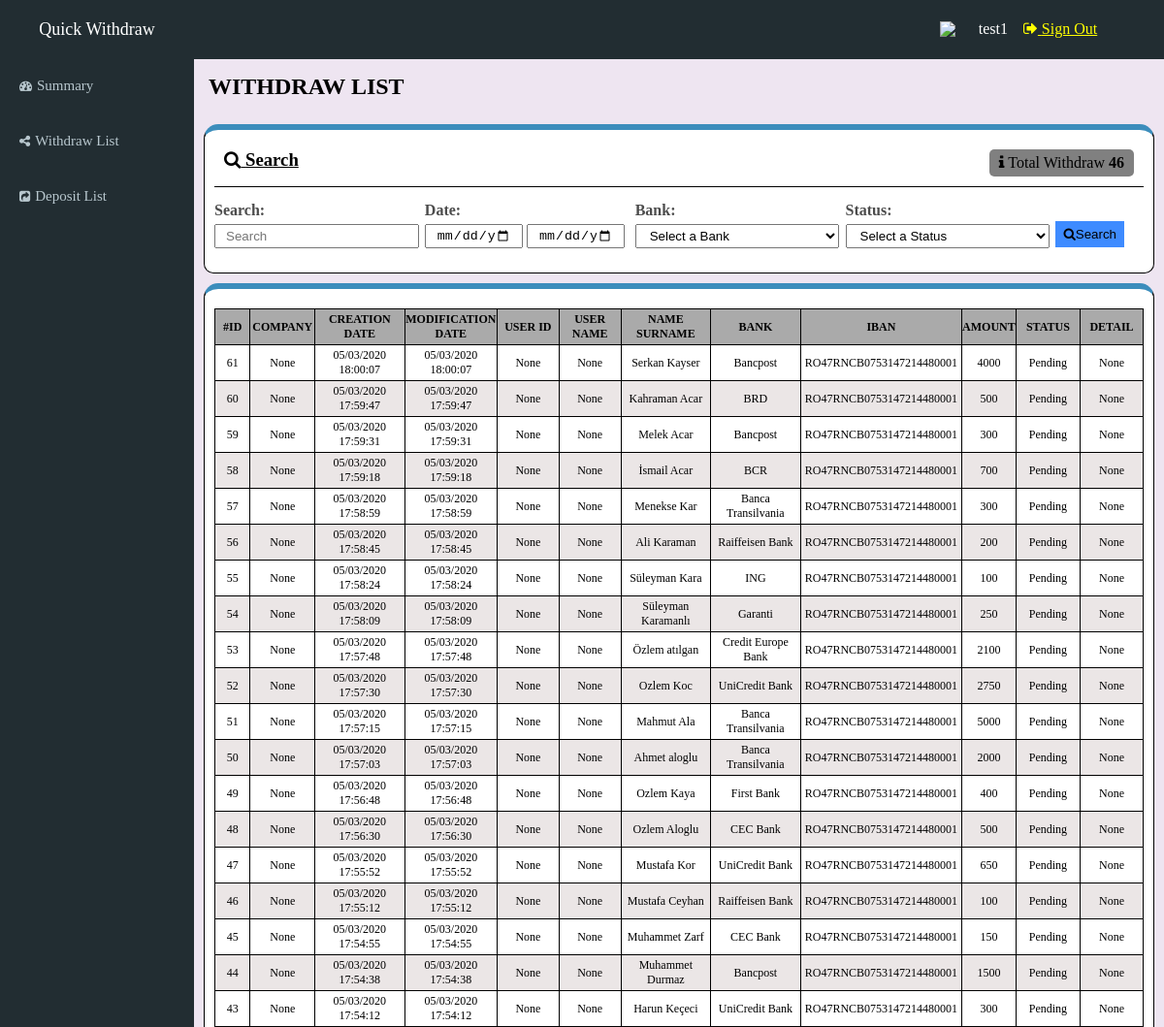
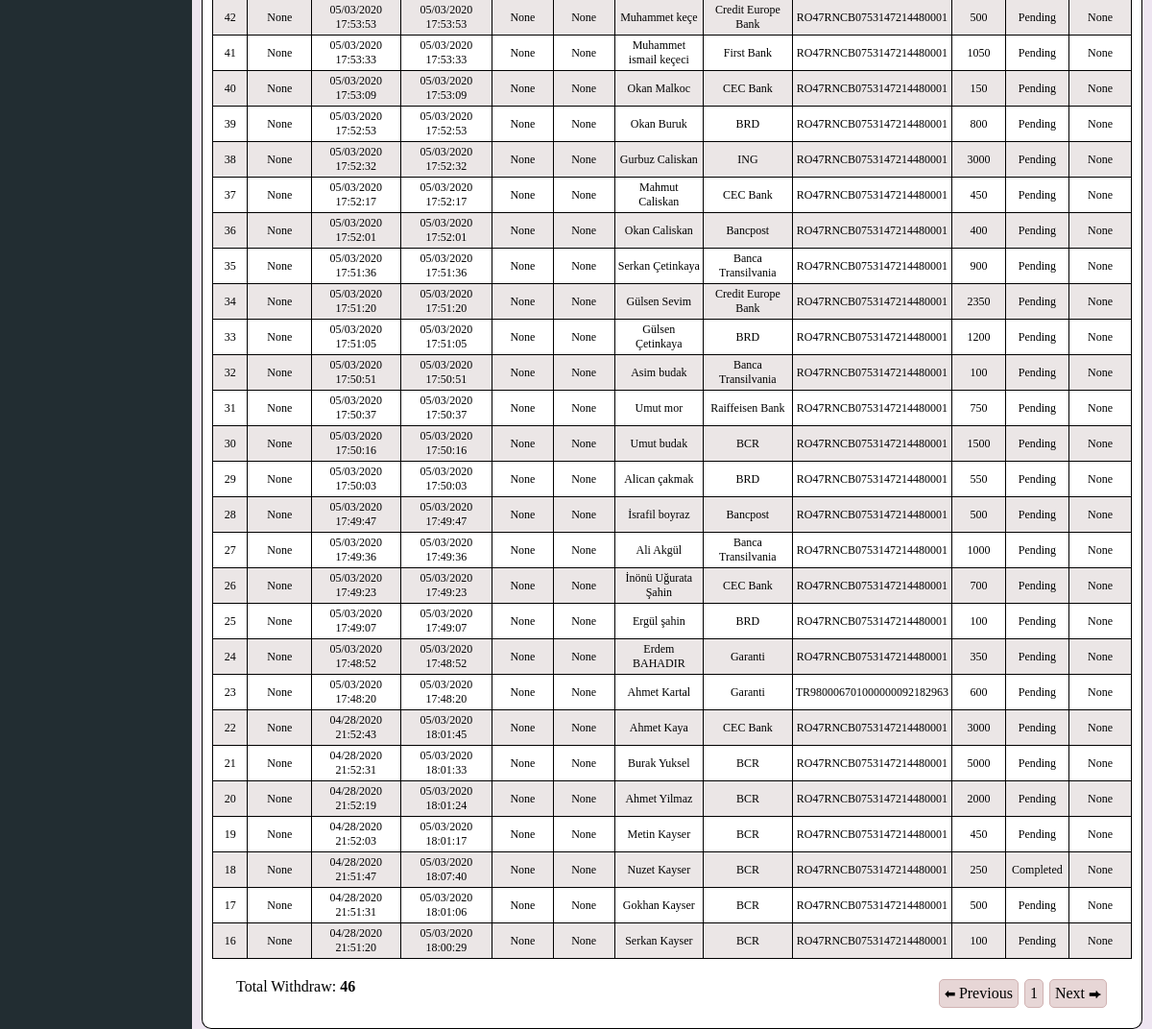
The page /wd_list/ (signed in) on the database as committed earlier (2 pictures, top to bottom).
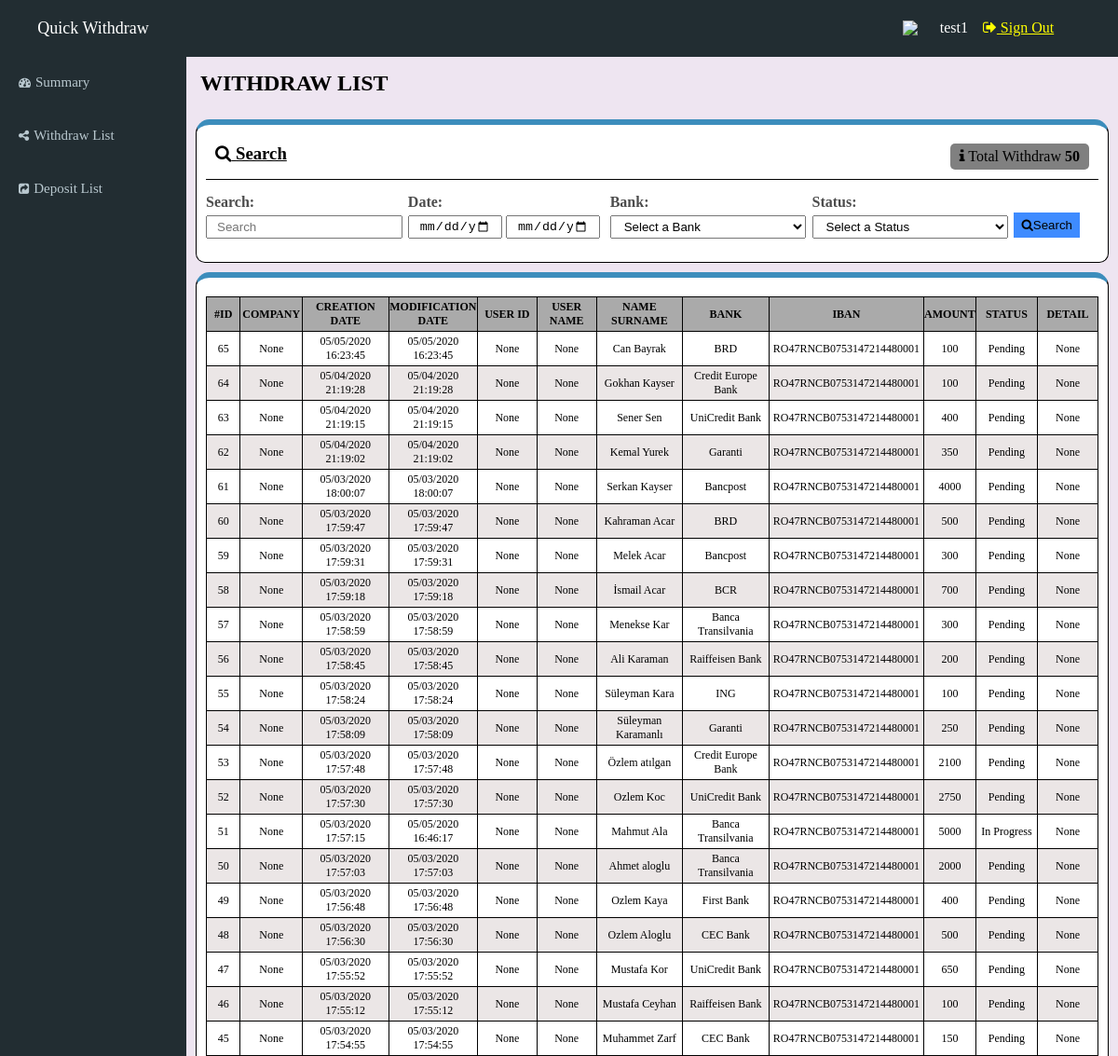
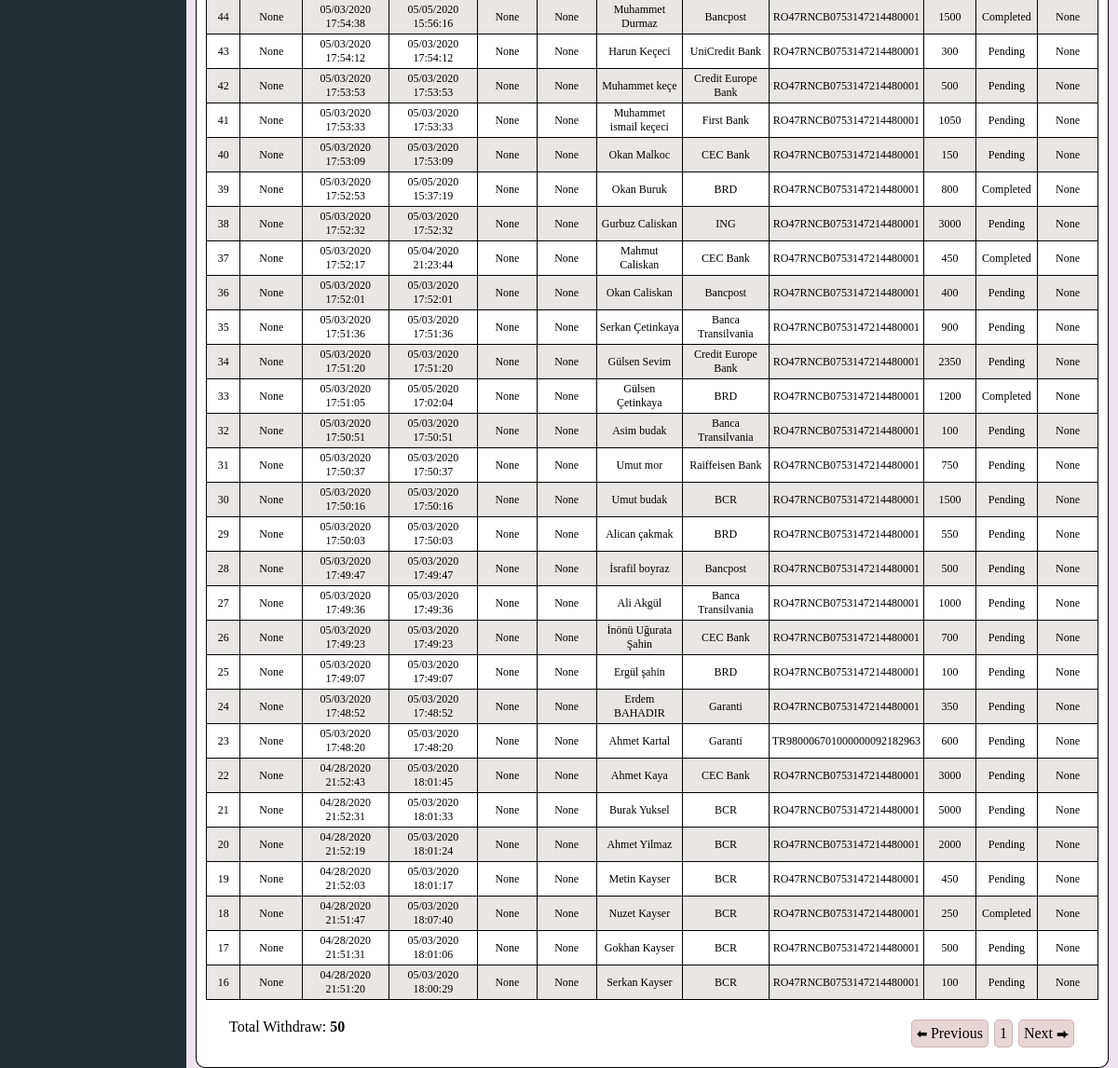
The same page on the database as committed later (2 pictures, top to bottom).
### first_app/models.py (models this page shows, shortened)
class Witdrawal_Form(models.Model):
    id = models.AutoField(unique=True, primary_key=True)
    name = models.CharField(max_length=264)
    all_bank_name = (
        ('Banca Transilvania', 'Banca Transilvania'),
        ('Bancpost', 'Bancpost'),
        ('BCR', 'BCR'),
        ('BRD', 'BRD'),
        ('CEC Bank', 'CEC Bank'),
        ('Credit Europe Bank', 'Credit Europe Bank'),
        ('First Bank', 'First Bank'),
        ('Garanti', 'Garanti'),
        ('ING', 'ING'),
        ('UniCredit Bank', 'UniCredit Bank'),
        ('Raiffeisen Bank', 'Raiffeisen Bank'),
    )
    bank_name = models.CharField(max_length=50, default='' ,choices=all_bank_name)
    iban = models.CharField(max_length=26)
    amount = models.IntegerField()
    all_status = (
        ('Pending', 'Pending'),
        ('In Progress', 'In Progress'),
        ('Completed', 'Completed'),
        ('Rejected', 'Rejected'),
    )
    status = models.CharField(max_length=15, default='Pending', choices=all_status)
    created_date = models.DateTimeField(default=now,editable=False)
    modified_date = models.DateTimeField(auto_now=True)

### first_app/views.py (the view)
# urls.py: path('wd_list/', views.wd_list_pg, name='wd_list'),
@login_required
def wd_list_pg(request):
    withdraw_list = Witdrawal_Form.objects.order_by('-id')
    counter = 0
    for wd in withdraw_list:
        counter += 1
    my_context = {
        'Witdrawal_Form': withdraw_list,
        'Sum': counter,
    }
    return render(request, 'first_app/wd_list_pg.html', context=my_context)

### templates/first_app/wd_list_pg.html (shortened to what this page needs)
{% extends 'first_app/base.html' %}
{% block content %}
<section class="content">
    <h2>WITHDRAW LIST</h2>
    <div class="divSearch">
        <div class="divSearch1-1">
            <h3 class="search_bar"><i class="fa fa-search"></i> Search</h3>
            <p><i class="fa fa-info"></i> Total Withdraw
              <span class="total">
                {{ Sum }}
              </span></p>
        </div>
        <form class="divSearch1-2" action="{% url 'search_wd' %}" method="get">
            <div class="search1">
                <label for="">Search:</label>
                <input type="text" placeholder="Search" name="q">
            </div>
            <div class="search2">
                <label for="">Date:</label>
                    <div class="searchDate">
                    <input type="date" name="q1">
                    <input type="date" name="q2">
                </div>
            </div>
            <div class="search3">
                <label for="">Bank:</label>
                <select name="q3" id="">
                    <option value="">Select a Bank</option>
                </select>
            </div>
            <div class="search4">
                <label for="">Status:</label>
                <select name="q4" id="">
                    <option value="">Select a Status</option>
                </select>
            </div>
            <div class="search5">
                <button class="searchButton"><i class="fa fa-search"></i>Search</button>
            </div>
        </form>
    </div>
    <div class="withdrawList">
        {% if Witdrawal_Form %}
          <table>
              <tr>
                  <th>#ID</th>
                  <th>COMPANY</th>
                  <th>CREATION DATE</th>
                  <th>MODIFICATION DATE</th>
                  <th>USER ID</th>
                  <th>USER NAME</th>
                  <th>NAME SURNAME</th>
                  <th>BANK</th>
                  <th>IBAN</th>
                  <th>AMOUNT</th>
                  <th>STATUS</th>
                  <th>DETAIL</th>
              </tr>
              <tr>
                {% for cek in Witdrawal_Form %}
                <td>{{ cek.id }} </td>
                <td>{{ None }} </td>
                <td>{{ cek.created_date|date:"SHORT_DATE_FORMAT" }} {{ cek.created_date|time:"H:i:s" }} </td>
                <td>{{ cek.modified_date|date:"SHORT_DATE_FORMAT" }} {{ cek.modified_date|time:"H:i:s" }} </td>
                <td>{{ None }} </td>
                <td>{{ None }} </td>
                <td>{{ cek.name }}</td>
                <td>{{ cek.bank_name }}</td>
                <td>{{ cek.iban }}</td>
                <td>{{ cek.amount }}</td>
                <td>{{ cek.status }}</td>
                <td>{{ None }} </td>
              </tr>
                {% endfor %}
          </table>
        {% else %}
            <p>You dont have any data</p>
        {% endif %}
        <div class="withdrawEnd">
            <p>Total Withdraw:
              <span class="total">
              {{ Sum }}
              </span></p>
            <div class="pageNumbers">
                <ul>
                    <li><span class="arrow">⬅</span> Previous</li>
                    <li>1</li>
                    <li>Next <span class="arrow">⮕</span></li>
                </ul>
            </div>
        </div>
    </div>
</section>
{% endblock %}

### templates/first_app/base.html (shortened to what this page needs)
{% load static %}
<!DOCTYPE html>
<html lang="en" dir="ltr">
  <head>
    <link rel="stylesheet" type="text/css" href="{% static 'css/index.css' %}">
    <link rel="stylesheet" href="https://cdnjs.cloudflare.com/ajax/libs/font-awesome/4.7.0/css/font-awesome.min.css">
</head>
  <body>
    <header>
        <nav class="navBarTop">
            <div><a href="{% url 'summary_pg' %}">Quick Withdraw</a></div>
            {% if user.is_authenticated %}
            <div>
              <img src="{% static 'images/profilPhoto.png' %}">
              <p>{{ user.username }}&emsp;</p>
            <div>
              <a href="{% url 'logout' %}" style="color:yellow;"><i class="fa fa-sign-out"></i> Sign Out</a>
            </div>
            </div>
            {% endif %}
        </nav>
        <nav class="navBarLeft">
            <ul>
                <li><a href="{% url 'summary_pg' %}"><i class="fa fa-dashboard"></i> Summary</a></li>
                <li><a href="{% url 'wd_list' %}"><i class="fa fa-share-alt"></i> Withdraw List</a></li>
                <li><a href="{% url 'dp_list' %}"><i class="fa fa-share-square"></i> Deposit List</a></li>
            </ul>
        </nav>
    </header>
    <section>
      {% block content %}
      {% endblock %}
    </section>
  </body>
</html>

Rows that differ between the two databases and show on the page:
added Witdrawal_Form: id "65", None "None", created_date "05/05/2020", created_date "16:23:45", modified_date "05/05/2020", modified_date "16:23:45", name "Can Bayrak", bank_name "BRD", iban "RO47RNCB0753147214480001", amount "100", status "Pending"
added Witdrawal_Form: id "64", None "None", created_date "05/04/2020", created_date "21:19:28", modified_date "05/04/2020", modified_date "21:19:28", name "Gokhan Kayser", bank_name "Credit Europe Bank", iban "RO47RNCB0753147214480001", amount "100", status "Pending"
added Witdrawal_Form: id "63", None "None", created_date "05/04/2020", created_date "21:19:15", modified_date "05/04/2020", modified_date "21:19:15", name "Sener Sen", bank_name "UniCredit Bank", iban "RO47RNCB0753147214480001", amount "400", status "Pending"
added Witdrawal_Form: id "62", None "None", created_date "05/04/2020", created_date "21:19:02", modified_date "05/04/2020", modified_date "21:19:02", name "Kemal Yurek", bank_name "Garanti", iban "RO47RNCB0753147214480001", amount "350", status "Pending"
changed Witdrawal_Form "Mahmut Ala": modified_date "05/03/2020" → "05/05/2020"; modified_date "17:57:15" → "16:46:17"; status "Pending" → "In Progress"
changed Witdrawal_Form "Muhammet Durmaz": modified_date "05/03/2020" → "05/05/2020"; modified_date "17:54:38" → "15:56:16"; status "Pending" → "Completed"
changed Witdrawal_Form "Okan Buruk": modified_date "05/03/2020" → "05/05/2020"; modified_date "17:52:53" → "15:37:19"; status "Pending" → "Completed"
changed Witdrawal_Form "Mahmut Caliskan": modified_date "05/03/2020" → "05/04/2020"; modified_date "17:52:17" → "21:23:44"; status "Pending" → "Completed"
changed Witdrawal_Form "Gülsen Çetinkaya": modified_date "05/03/2020" → "05/05/2020"; modified_date "17:51:05" → "17:02:04"; status "Pending" → "Completed"
Other text that changed with them:
{{ Sum }}: "46" → "50"
